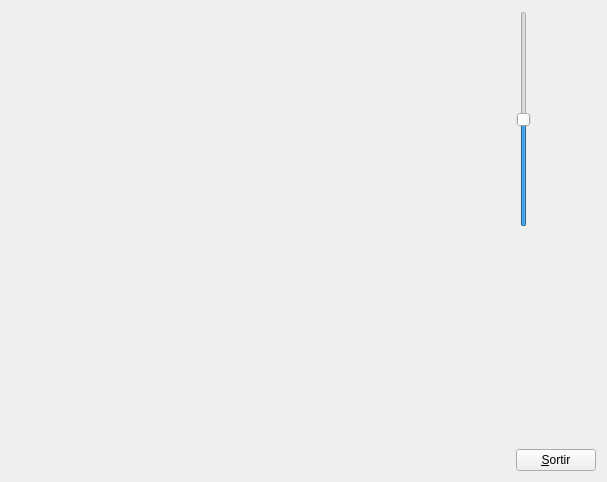
<?xml version="1.0" encoding="UTF-8"?>
<ui version="4.0">
 <class>MyForm</class>
 <widget class="QWidget" name="MyForm">
  <property name="geometry">
   <rect>
    <x>0</x>
    <y>0</y>
    <width>607</width>
    <height>482</height>
   </rect>
  </property>
  <property name="windowTitle">
   <string>Form</string>
  </property>
  <layout class="QGridLayout" name="gridLayout_2">
   <item row="0" column="0">
    <layout class="QGridLayout" name="gridLayout">
     <item row="0" column="0">
      <widget class="MyGLWidget" name="widget" native="true">
       <property name="sizePolicy">
        <sizepolicy hsizetype="Expanding" vsizetype="Expanding">
         <horstretch>0</horstretch>
         <verstretch>0</verstretch>
        </sizepolicy>
       </property>
      </widget>
     </item>
     <item row="0" column="1">
      <layout class="QVBoxLayout" name="verticalLayout">
       <item>
        <widget class="QSlider" name="verticalSlider">
         <property name="minimum">
          <number>1</number>
         </property>
         <property name="maximum">
          <number>179</number>
         </property>
         <property name="value">
          <number>90</number>
         </property>
         <property name="orientation">
          <enum>Qt::Vertical</enum>
         </property>
        </widget>
       </item>
       <item>
        <spacer name="verticalSpacer">
         <property name="orientation">
          <enum>Qt::Vertical</enum>
         </property>
         <property name="sizeHint" stdset="0">
          <size>
           <width>20</width>
           <height>40</height>
          </size>
         </property>
        </spacer>
       </item>
       <item>
        <widget class="QPushButton" name="pushButton">
         <property name="sizePolicy">
          <sizepolicy hsizetype="Fixed" vsizetype="Fixed">
           <horstretch>0</horstretch>
           <verstretch>0</verstretch>
          </sizepolicy>
         </property>
         <property name="text">
          <string>&amp;Sortir</string>
         </property>
        </widget>
       </item>
      </layout>
     </item>
    </layout>
   </item>
  </layout>
 </widget>
 <customwidgets>
  <customwidget>
   <class>MyGLWidget</class>
   <extends>QWidget</extends>
   <header>MyGLWidget.h</header>
   <container>1</container>
   <slots>
    <signal>sendFov(int)</signal>
    <slot>changeFov(int)</slot>
   </slots>
  </customwidget>
 </customwidgets>
 <resources/>
 <connections>
  <connection>
   <sender>pushButton</sender>
   <signal>clicked()</signal>
   <receiver>MyForm</receiver>
   <slot>close()</slot>
   <hints>
    <hint type="sourcelabel">
     <x>593</x>
     <y>468</y>
    </hint>
    <hint type="destinationlabel">
     <x>606</x>
     <y>481</y>
    </hint>
   </hints>
  </connection>
  <connection>
   <sender>verticalSlider</sender>
   <signal>sliderMoved(int)</signal>
   <receiver>widget</receiver>
   <slot>changeFov(int)</slot>
   <hints>
    <hint type="sourcelabel">
     <x>534</x>
     <y>171</y>
    </hint>
    <hint type="destinationlabel">
     <x>477</x>
     <y>170</y>
    </hint>
   </hints>
  </connection>
  <connection>
   <sender>widget</sender>
   <signal>sendFov(int)</signal>
   <receiver>verticalSlider</receiver>
   <slot>setValue(int)</slot>
   <hints>
    <hint type="sourcelabel">
     <x>498</x>
     <y>112</y>
    </hint>
    <hint type="destinationlabel">
     <x>531</x>
     <y>112</y>
    </hint>
   </hints>
  </connection>
 </connections>
</ui>
